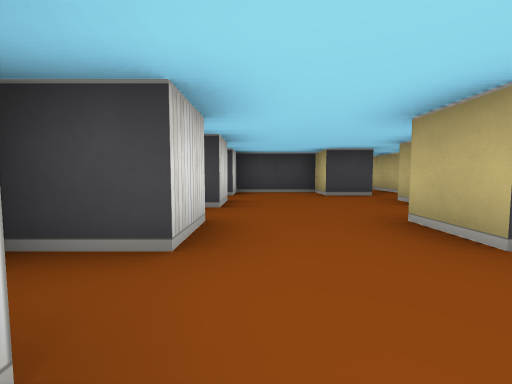
[1] (above)

16 first-person views from a walk through a cub3D maze. The camera is about half as high as the walls, tilts 4° down and sees 90° across. The floor is counted in squares. Each view is taken from the middle of a square. On the plan, view 1 faces up. The plan holds only what a view shows up to about 9 squares ahead; the rest is blank.

[2]
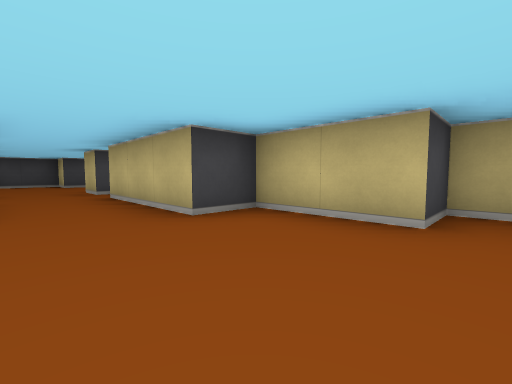

[3]
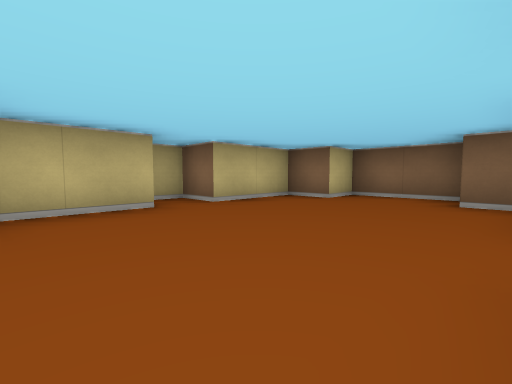

[4]
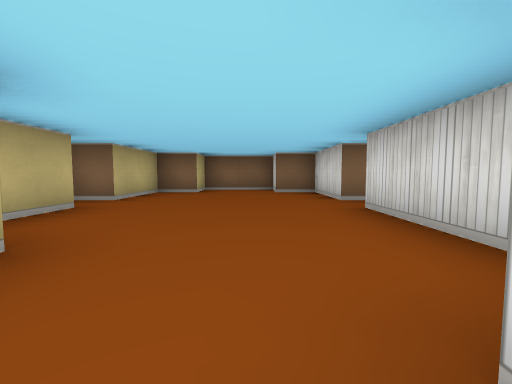

[5]
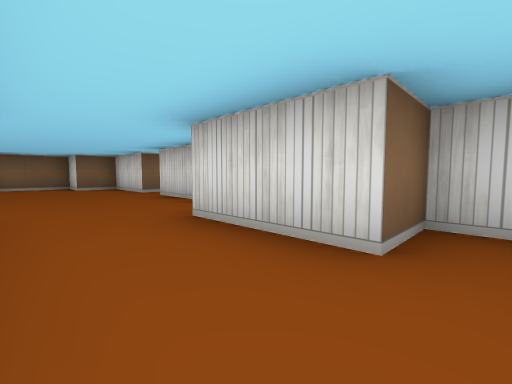

[6]
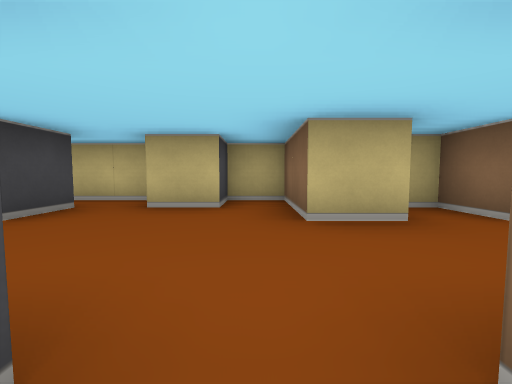

[7]
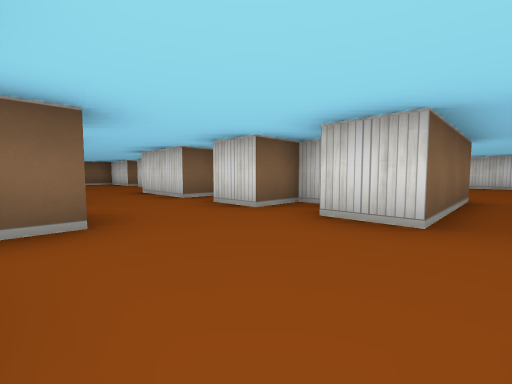

[8]
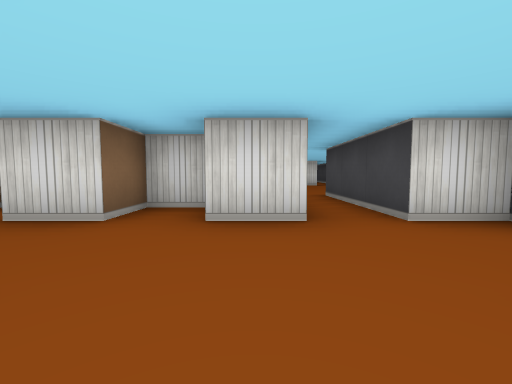

[9]
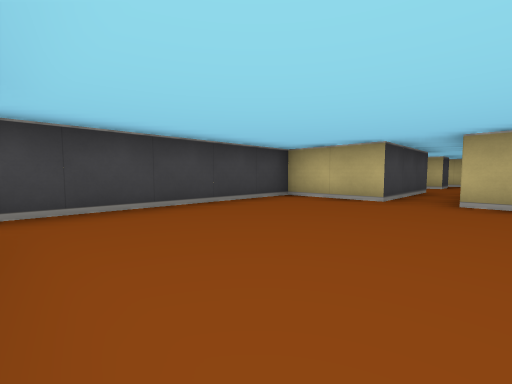

[10]
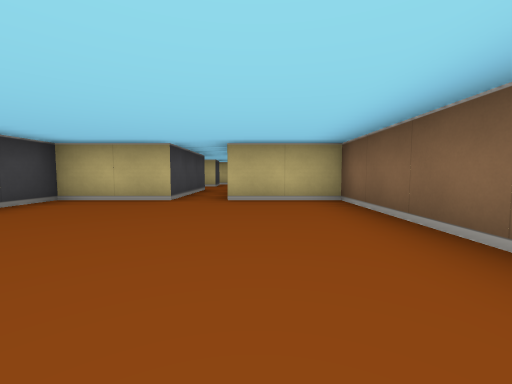

[11]
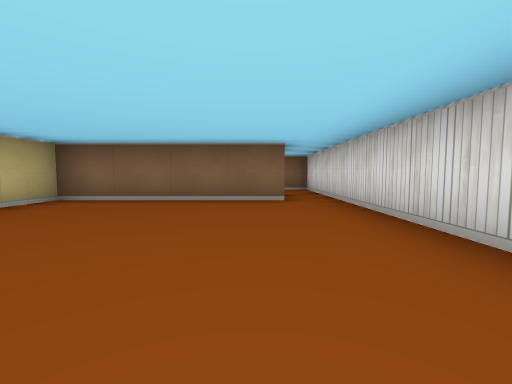

[12]
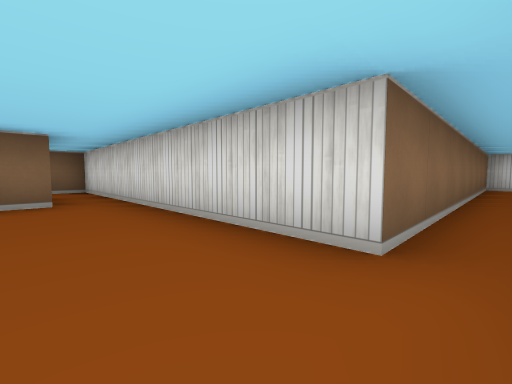

[13]
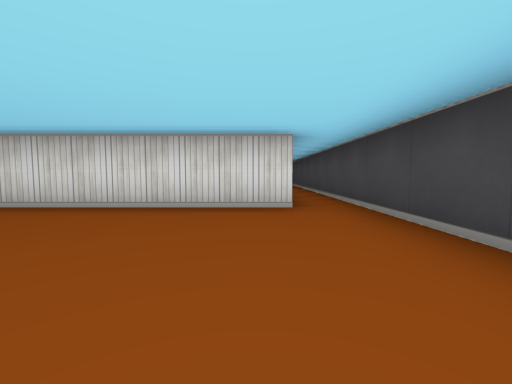

[14]
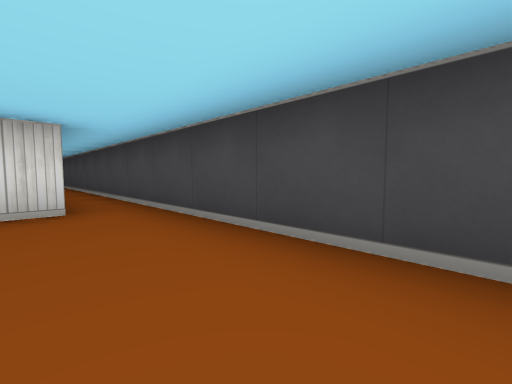

[15]
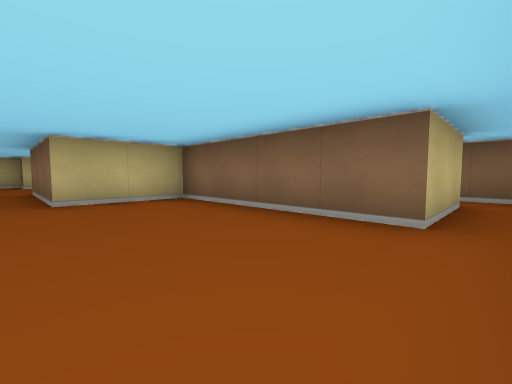

[16]
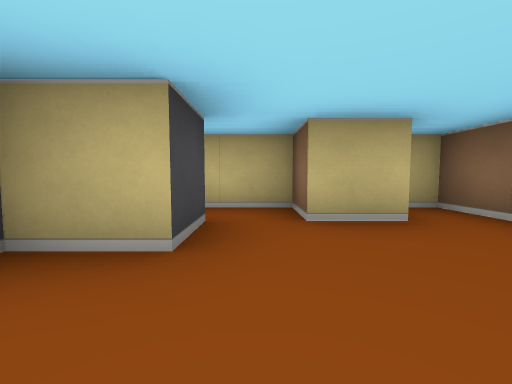

### Floor plan
Points are (right, up) in squares from view 1. A wall is a line through its corners. A room is listed if a view was taken in it or the views show most of it. See-through windows are left out.
Room 1 (views 1, 2, 3, 4, 5)
walls: (-1.5, -2.5) (-1.5, -4.5); (-1.5, -5.5) (-1.5, -7.5) (-0.5, -7.5) (-0.5, -8.5) (1.5, -8.5) (1.5, -7.5) (2.5, -7.5) (2.5, -5.5) (3.5, -5.5) (3.5, -4.5) (2.5, -4.5) (2.5, -2.5) (1.5, -2.5) (1.5, 0.5) (2.5, 0.5) (2.5, 1); (1.5, 1.4) (1.5, 2.5); (-1.5, 1.1) (-1.5, 0.5) (-0.5, 0.5) (-0.5, -1.5); (-0.5, 2.5) (-0.5, 1.5) (-1.5, 1.5)
ways out: opening at (0.5, 2) to room 2; opening at (-2.5, -5)
Room 2 (views 6, 7, 8, 16)
walls: (-0.5, 4.5) (-0.5, 3.5); (1.5, 2.5) (3.5, 2.5) (3.5, 3.5) (2.5, 3.5) (2.5, 4.5) (3.5, 4.5) (3.5, 5.4); (2.6, 5.5) (1.5, 5.5) (1.5, 6.5) (-0.5, 6.5) (-0.5, 5.5); (-1.5, 3.4) (-1.5, 2.5) (-0.5, 2.5)
ways out: opening at (0.5, 2) to room 1; opening at (-1, 5) to room 3; opening at (3, 5)
Room 3 (views 9, 10, 11, 12, 13, 14, 15)
walls: (-8.5, 6.5) (-8.5, 2.5); (-7.5, 2.5) (-3.5, 2.5) (-3.5, 4.5) (-0.5, 4.5); (-0.5, 5.5) (-3.5, 5.5) (-3.5, 7.5) (-8.5, 7.5)
ways out: opening at (-1, 5) to room 2; opening at (-9, 7); opening at (-8, 1.5)

Positions as (right, up) in squares from view 1, and headings:
1: (0, 0), facing up
2: (0, -5), facing up-right
3: (-1, -3), facing down-right
4: (0, -1), facing down
5: (1, 1), facing down-left
6: (-1, 3), facing right
7: (2, 5), facing down-left
8: (2, 4), facing left
9: (-8, 4), facing up-right
10: (-8, 4), facing right
11: (-7, 7), facing down
12: (-7, 7), facing down-left
13: (-5, 6), facing left
14: (-5, 6), facing up-left
15: (-8, 5), facing down-right
16: (0, 5), facing right
